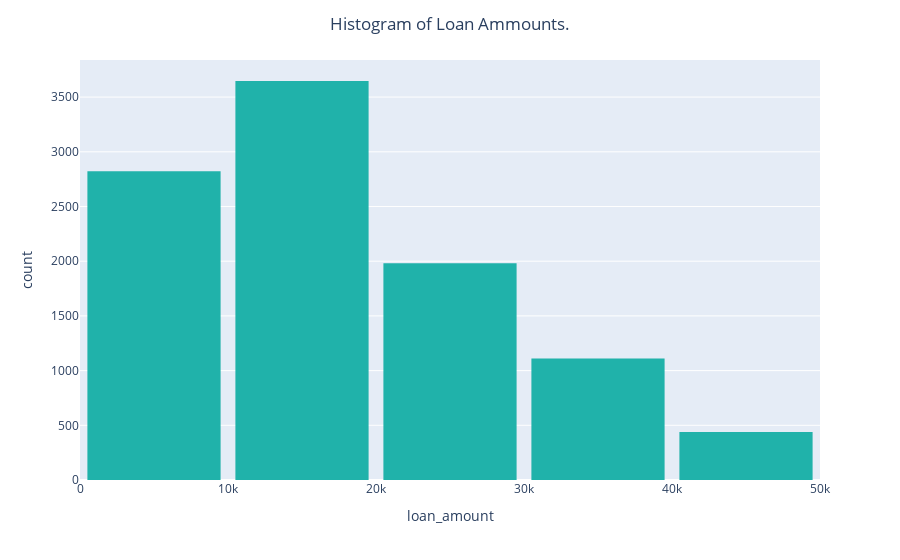

The code cell stored with this chart in its notebook:
### Markdown cell above
**Q4** You try changing the number of bins **nbins** what do you notice? Are there good choices? Bad choices?

### Code cell
# Your code here (experiment here)
fig = px.histogram(DF,
                   nbins=5,
                   x='loan_amount',
                   color_discrete_sequence=['lightseagreen'])

fig.update_layout(bargap=0.1,
                  title='Histogram of Loan Ammounts.',
                  title_x=0.5)
fig.show()

### Figure 1 — Plotly figure (JSON) as saved in the notebook; plotly's stock layout.template omitted (floating-point values rounded to 4 significant figures; data arrays with more than 128 entries replaced by an {"elided": "..."} marker saying what was removed)
{"data": [{"bingroup": "x", "hovertemplate": "loan_amount=%{x}<br>count=%{y}<extra></extra>", "legendgroup": "", "marker": {"color": "lightseagreen", "pattern": {"shape": ""}}, "name": "", "nbinsx": 5, "orientation": "v", "showlegend": false, "type": "histogram", "x": {"elided": "10000 int values"}, "xaxis": "x", "yaxis": "y"}], "layout": {"bargap": 0.1, "barmode": "relative", "legend": {"tracegroupgap": 0}, "margin": {"t": 60}, "title": {"text": "Histogram of Loan Ammounts.", "x": 0.5}, "xaxis": {"anchor": "y", "domain": [0, 1], "title": {"text": "loan_amount"}}, "yaxis": {"anchor": "x", "domain": [0, 1], "title": {"text": "count"}}}}
